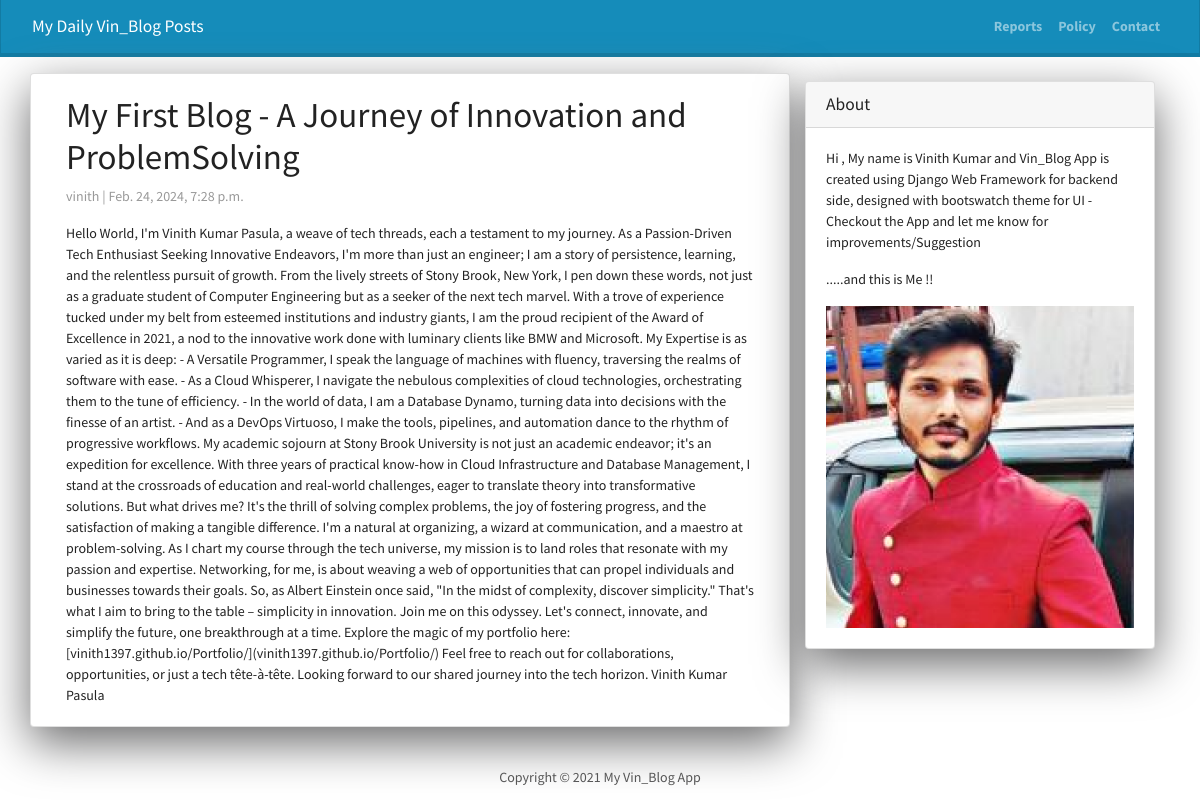
Screenshot of /Blog1/ with the database file from the repository.
### BlogApp/models.py (models this page shows, shortened)
class Post(models.Model):
 title = models.CharField(max_length=200, unique=True)
 slug = models.SlugField(max_length=200, unique=True)
 author=models.ForeignKey(User, on_delete=models.CASCADE, related_name='blog_posts')
 created_on = models.DateTimeField(auto_now_add=True)
 updated_on = models.DateTimeField(auto_now=True)
 content=models.TextField()
 status = models.IntegerField(choices=STATUS,default=0)
 class Meta:
    ordering = ['-created_on']

### BlogApp/views.py (the view)
# urls.py: path('<slug:slug>/' , views.DetailView.as_view(), name="post_detail"),
class DetailView(generic.DetailView):
    model = Post
    template_name= 'post_detail.html'
    context_object_name = 'post'

### BlogApp/templates/post_detail.html
{% extends 'base.html' %}
{% block content %}
<div class="container">
  <div class="row">
    <div class="col-md-8 card mb-4  mt-3 left  top">
      <div class="card-body">
        <h1>{% block title %} {{ post.title }} {% endblock title %}</h1>
        <p class=" text-muted">{{ post.author }} | {{ post.created_on }}</p>
        <p class="card-text ">{{ post.content | safe }}</p>
      </div>
    </div>
    {% block sidebar %} {% include 'sidebar.html' %} {% endblock sidebar %}
  </div>
</div>
{% endblock content %}

### BlogApp/templates/sidebar.html (style rules this page uses)
.card { box-shadow: 0 16px 48px #6a6a6b; }

### rows the page displays
Post: title "My First Blog - A Journey of Innovation and ProblemSolving", author "vinith", created_on "Feb. 24, 2024, 7:28 p.m.", content "Hello World, I'm Vinith Kumar Pasula, a weave of tech threads, each a testament to my journey. As a Passion-Driven Tech Enthusiast Seeking Innovative Endeavors, I'm more than just an engineer; I am a story of persistence, learning, and the relentless pursuit of growth. From the lively streets of Stony Brook, New York, I pen down these words, not just as a graduate student of Computer Engineering but as a seeker of the next tech marvel. With a trove of experience tucked under my belt from esteemed institutions and industry giants, I am the proud recipient of the Award of Excellence in 2021, a nod to the innovative work done with luminary clients like BMW and Microsoft. My Expertise is as…"
